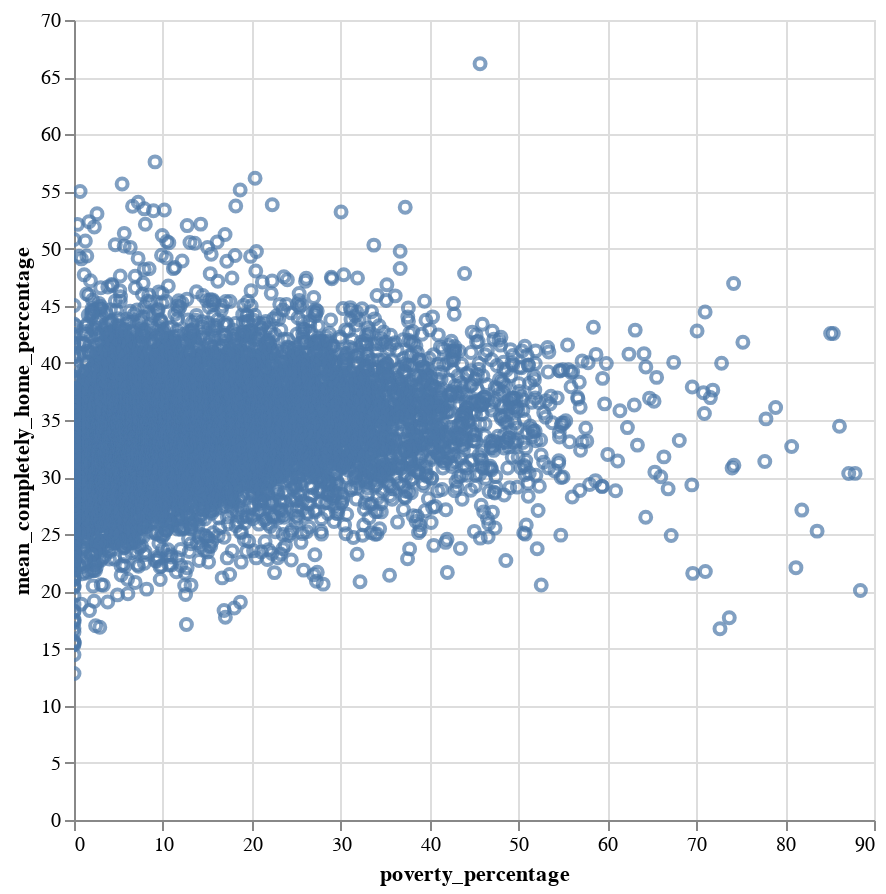

Notebook code for this chart:
### Code cell
# plot bar graph
alt.Chart(result_df).mark_point().encode(
    alt.X('poverty_percentage:Q'),
    alt.Y('mean_completely_home_percentage:Q'),
    tooltip=['cbg','poverty_percentage','mean_completely_home_percentage']
).properties(width=400, height=400).interactive()

### Figure 1 — Vega-Lite specification as saved in the notebook (floating-point values rounded to 4 significant figures; data arrays with more than 128 entries replaced by an {"elided": "..."} marker saying what was removed)
{"config": {"view": {"continuousWidth": 400, "continuousHeight": 300}}, "data": {"name": "data-f083f0ac1b998f0ca7750074757b1f46"}, "mark": "point", "encoding": {"tooltip": [{"type": "nominal", "field": "cbg"}, {"type": "nominal", "field": "poverty_percentage"}, {"type": "quantitative", "field": "mean_completely_home_percentage"}], "x": {"type": "quantitative", "field": "poverty_percentage"}, "y": {"type": "quantitative", "field": "mean_completely_home_percentage"}}, "height": 400, "selection": {"selector001": {"type": "interval", "bind": "scales", "encodings": ["x", "y"]}}, "width": 400, "$schema": "https://vega.github.io/schema/vega-lite/v4.8.1.json", "datasets": {"data-f083f0ac1b998f0ca7750074757b1f46": {"elided": "8243 records"}}}
